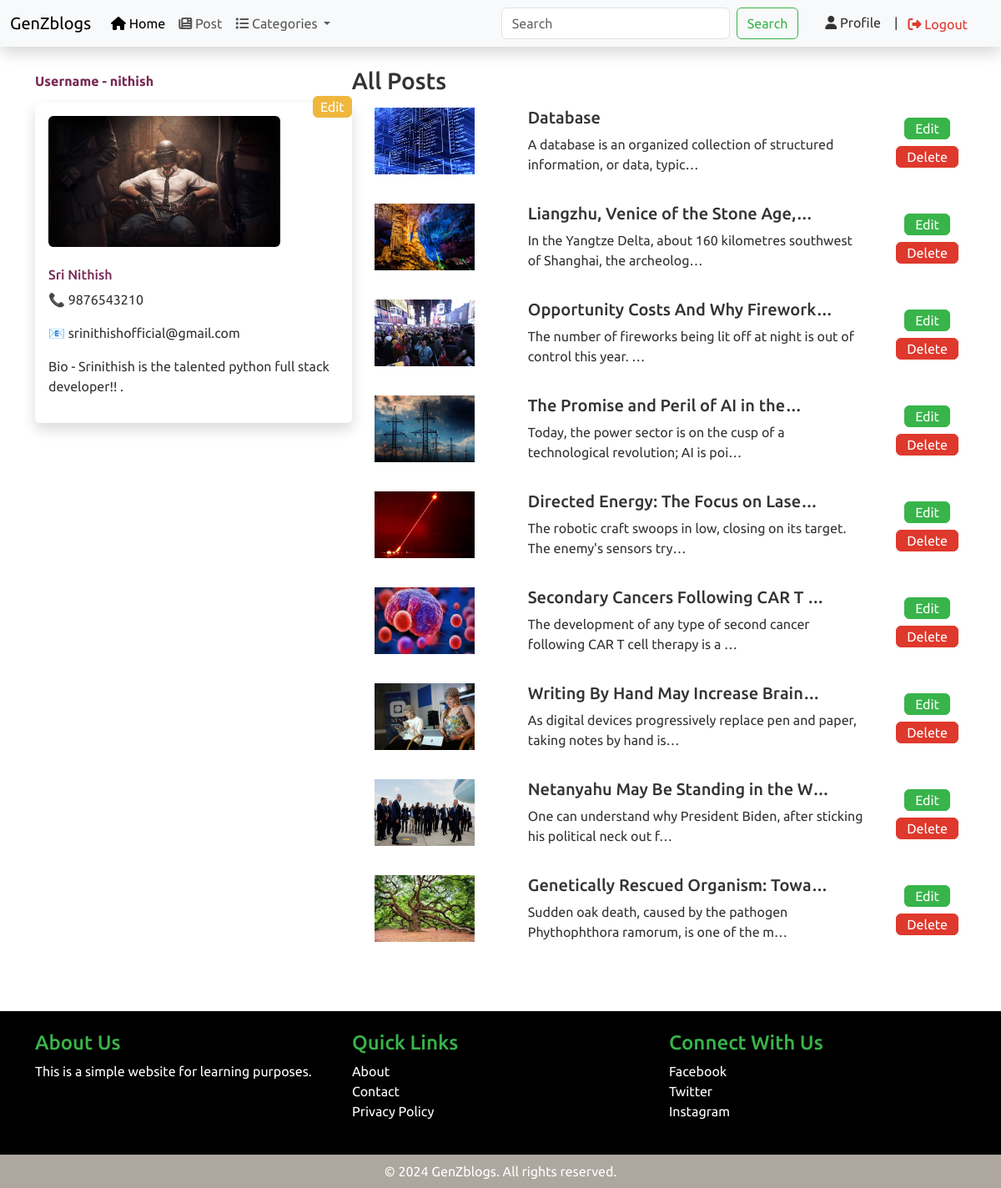
The page /users/profile/ (signed in) on the database its author committed.
### users/models.py (models this page shows, shortened)
class Profile(models.Model):
    user=models.OneToOneField(User, on_delete=models.CASCADE)
    first_name=models.CharField(max_length=20,blank=True,null=True)
    last_name=models.CharField(max_length=20,blank=True,null=True)
    contact_number=models.CharField(max_length=20,default='999999999')
    image=models.ImageField(upload_to="profile_images/",default='profile.jpg')
    bio=models.TextField(max_length=500,blank=True,null=True)

### article/models.py (models this page shows, shortened)
class  Article(models.Model):
    author=models.ForeignKey(User,on_delete=models.CASCADE, default=1)
    category =models.ForeignKey(Category,on_delete = models.CASCADE,default='1')
    title=models.CharField(max_length=100)
    content=models.TextField(max_length=10000)
    img=models.ImageField(upload_to='article_images/',default='default_img.jpg')
    date=models.DateField(auto_now=True)

### users/views.py (the view)
# urls.py: path('profile/',profile,name='profile'),
def profile(request):
    articles=Article.objects.filter(author=request.user).all().order_by("-date")
    context={
        'articles':articles
    }
    return render(request,'users/profile.html',context)

### article/models.py (called while the page is built)
    def __str__(self):
        return self.name

### article/views.py (called while the page is built)
def categories(request):
    categories = Category.objects.all()
    return {
        'categories' : categories,
    }

### users/templates/users/profile.html
{% extends "base.html" %}
{% block content %}
<div class=" my-4 container profile">
    <div id="profile" style="width:45%" class="">
        <h6 class="text-dark fw-bold my-2">Username - {{user.username}}</h6>
        {% if user.profile %}
            <a class="btn btn-warning p-0 px-2 float-end" href="{% url "edit_profile" %}">Edit</a>
            <div class="shadow rounded p-3 my-3">
                <img class="mb-4 rounded" style= "width:80%;" src="{{user.profile.image.url}}" alt="">
                <h6 class='text-dark'>{{user.profile.first_name}} {{user.profile.last_name}}</h6>
                <p>📞 {{user.profile.contact_number}}</p>
                <p>📧 {{user.email}}</p>
                <p>Bio - {{user.profile.bio}}</p>
            </div>
        {% else %}
            <a class="btn btn-success p-0 px-2" href="{% url "edit_profile" %}">Create</a>
        {% endif %}
    </div>
    <div id="all_posts" class="">
        <h3>All Posts</h3>
        <div>
            {% for post in articles %}
            <div class="row profile_article_card">
                <div id="image" class="col-3">
                    <img src="{{post.img.url}}" alt="">
                </div>
                <div id="content" class="col-7">
                    <h5>{{post.title | truncatechars:35}}</h5>
                    <p>{{post.content | truncatechars:80}}</p>
                </div>
                <div class="col-2 text-center p-2">
                    <a href="{% url "article:update_article" post.id %}" class="btn btn-success py-0 my-1">Edit</a>
                    <a href="{% url "article:delete_article" post.id %}" class="btn btn-danger py-0 my-1">Delete</a>
                </div>
            </div>
            {% endfor %}
        </div>
    </div>
</div>
{% endblock content %}

### static/css/style.css (style rules this page uses)
* { padding: 0; margin: 0; }
.profile { display: flex; justify-content: center; }
.profile_article_card { width: 100%; height: 100px; margin: 15px; overflow: hidden; }
.profile_article_card img { width:10vw; height:80px; }

### rows shown on the page
Article: img (picture), title "Database", content "A database is an organized collection of structured information, or data, typic…"
Article: img (picture), title "Liangzhu, Venice of the Stone Age,…", content "In the Yangtze Delta, about 160 kilometres southwest of Shanghai, the archeolog…"
Article: img (picture), title "Opportunity Costs And Why Firework…", content "The number of fireworks being lit off at night is out of control this year. …"
Article: img (picture), title "The Promise and Peril of AI in the…", content "Today, the power sector is on the cusp of a technological revolution; AI is poi…"
Article: img (picture), title "Directed Energy: The Focus on Lase…", content "The robotic craft swoops in low, closing on its target. The enemy's sensors try…"
Article: img (picture), title "Secondary Cancers Following CAR T …", content "The development of any type of second cancer following CAR T cell therapy is a …"
Article: img (picture), title "Writing By Hand May Increase Brain…", content "As digital devices progressively replace pen and paper, taking notes by hand is…"
Article: img (picture), title "Netanyahu May Be Standing in the W…", content "One can understand why President Biden, after sticking his political neck out f…"
Article: img (picture), title "Genetically Rescued Organism: Towa…", content "Sudden oak death, caused by the pathogen Phythophthora ramorum, is one of the m…"

### other values the page prints
{{ user.username }} "nithish"
{{ user.profile.first_name }} "Sri"
{{ user.profile.last_name }} "Nithish"
{{ user.profile.contact_number }} "9876543210"
{{ user.email }} "srinithishofficial@gmail.com"
{{ user.profile.bio }} "Srinithish is the talented python full stack developer!! ."
